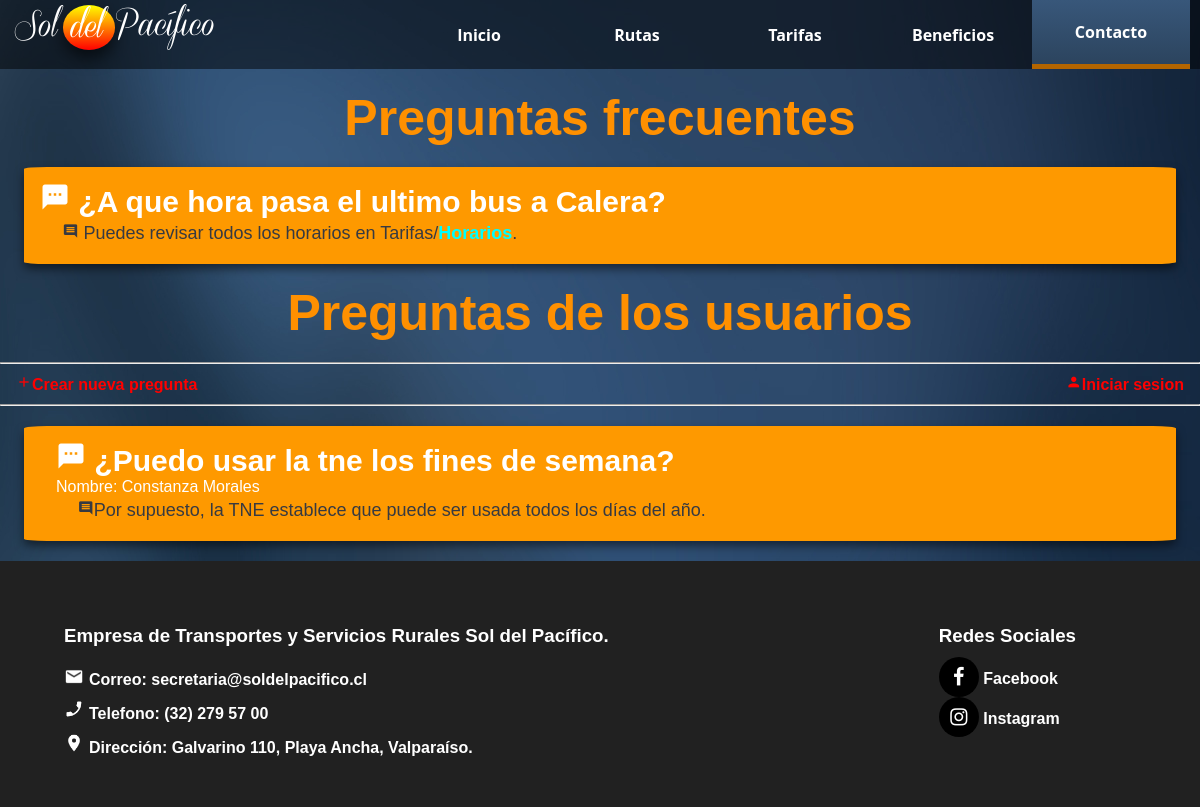
Screenshot of /preguntas with the database file from the repository.
### sol/models.py (models this page shows, shortened)
class Pregunta(models.Model):
    nombre=models.CharField(max_length=30)
    email=models.CharField(max_length=30)
    pregunta=models.TextField()
    respuesta=models.TextField(blank=True,null=True)
    respondida=models.BooleanField(blank=True,null=True)

### sol/views.py (the view)
# urls.py: path('preguntas', views.preguntas, name="preguntas"),
def preguntas(request):
    Preguntas = Pregunta.objects.filter(respondida=True)
    return render(request, 'sol/preguntas.html', {"Preguntas":Preguntas})

### sol/templates/sol/preguntas.html
{% extends "sol/base.html" %}
{% load static %}
{% block content %}
<article class="preguntasFrec">
  <h1>Preguntas frecuentes</h1>
  <div class="pregunta container">
    <div class="row">
      <div class="col-xs-12">
        <h2><i class="material-icons md-30">textsms</i> ¿A que hora pasa el ultimo bus a Calera?</h2>
      </div>
      <div class="col-xs-12 textPregunta">
        <p><i class="material-icons md-16">insert_comment</i> Puedes revisar todos los horarios en Tarifas/<a
            href="{% url 'tarifas' %}#horarios">Horarios</a>.</p>
      </div>
    </div>
  </div>
</article>
<article class="preguntasUser container">
  <h1>Preguntas de los usuarios</h1>
  <hr />
  {% if user.is_authenticated %}
  <div class="row">
    <div class="col-xs-8">
      <a href="{% url 'respPreguntas' %}"><i class="material-icons md-16">create</i> Ir a responder preguntas</a>
    </div>
    <div class="col-xs-4 linkLogin">
      <span class="linkLogin">Ingresado como: {{ user.get_username }}</span>
      <a href="{% url 'logout' %}"><i class="material-icons md-16">account_box</i>Desloguearme</a>
    </div>
  </div>
  {% else %}
  <div class="row">
    <div class="col-xs-8">
      <a href="{% url 'pregunta_new' %}"><i class="material-icons md-16">add</i>Crear nueva pregunta</a>
    </div>
    <div class="col-xs-4 linkLogin">
      <a href="{% url 'login' %}"><i class="material-icons md-16">person</i>Iniciar sesion</a>
    </div>
  </div>
  {% endif %}
  <hr />
  {% for Pregunta in Preguntas %}
  <div class="pregunta col-xs-12">
    <div class="row">
      <div class="col-xs-12">
        <h2><i class="material-icons md-30">textsms</i> {{Pregunta.pregunta}}</h2><span class="nombreEnd">Nombre: {{Pregunta.nombre}}</span>
      </div>
    </div>
    <div class="row textPregunta">
      <div class="col-xs-12">
        <p><i class="material-icons md-16">insert_comment</i>{{Pregunta.respuesta|urlize}}</p>
      </div>
    </div>
  </div>
  {% endfor %}
</article>
{% endblock %}

### sol/static/css/estilos.css (style rules this page uses)
* { margin: 0; padding: 0; }
body { min-width: 340px; font-family: 'Source Sans Pro', Arial, sans-serif; background: url(../Images/Banner-bg.jpg) top center; background-attachment: fixed; }
.material-icons.md-16 { font-size: 16px; }
.material-icons.md-30 { font-size: 30px; }
a { text-decoration: none; font-weight: bold; color: #ff0000; }
article h1 { text-align: center; margin: 20px 0; font-size: 50px; color: #ff9000; }
article h2 { color: #fff; }
article p { margin: 10px 2%; text-align: justify; font-size: 17px; color: #373a41; font-weight: 300; }
.preguntasUser { width: 100%; }
.pregunta { background: #FE9900; margin: 20px 2%; border-radius: 2%; box-shadow:0 5px 10px 0 rgba(0, 0, 0, 0.507); width: 96%; }
.pregunta h2 { color: #ffffff; font-size: 30px; margin-top: 5px; }
.pregunta .textPregunta p { font-size: 18px; margin-top: -16px; }
.pregunta a { color: aqua; }
.nombreEnd { text-align: end; color: #ffffff; }
.linkLogin { text-align: end; }
.row > div { margin: 10px 0; }

### rows the page displays
Pregunta: pregunta "¿Puedo usar la tne los fines de semana?", nombre "Constanza Morales", respuesta "Por supuesto, la TNE establece que puede ser usada todos los días del año."
